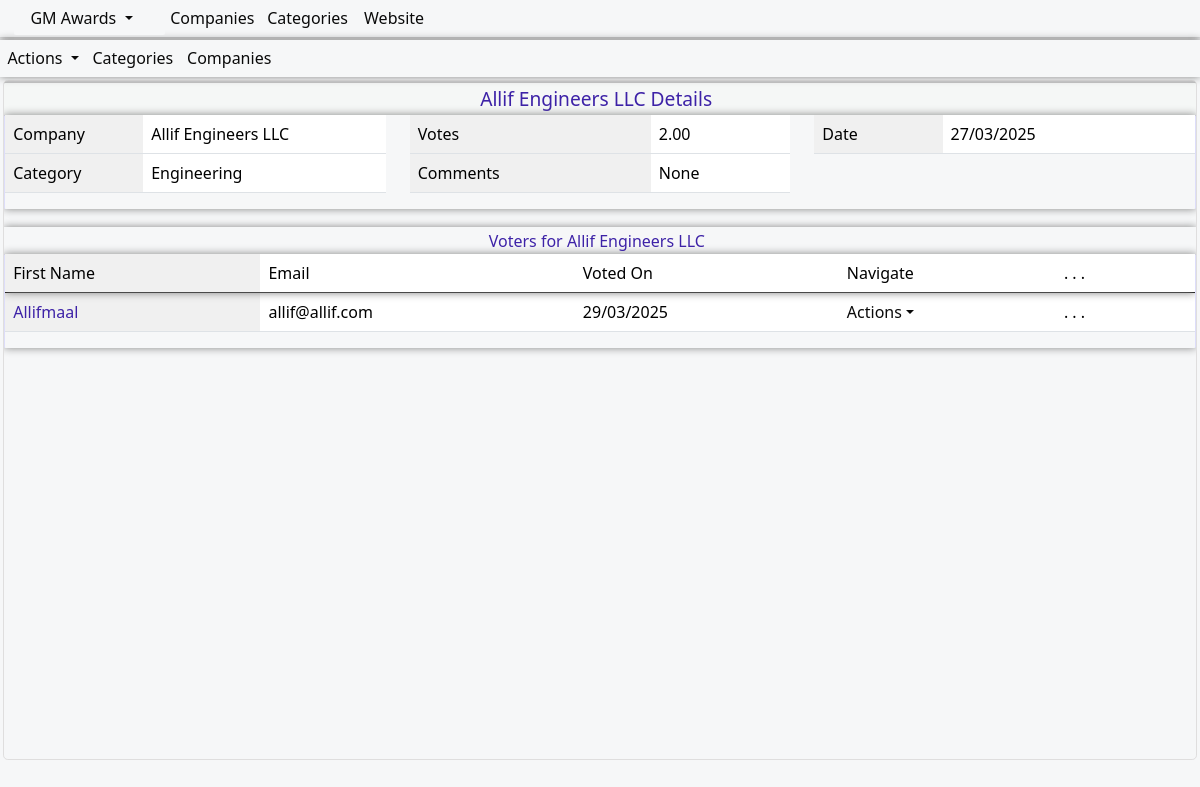
The page /Company/Details/15/ (signed in) on the database as committed earlier.
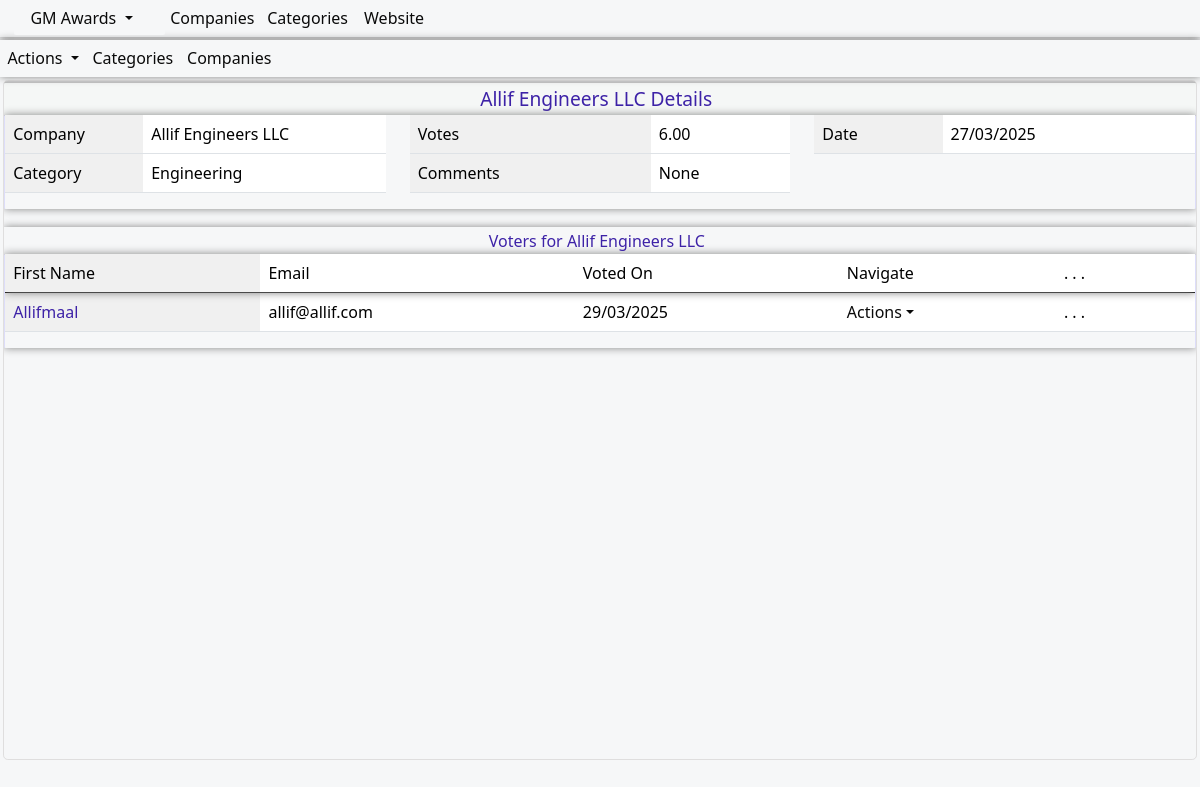
The same page on the database as committed later.
### awards/models.py (models this page shows)
class CompaniesModel(models.Model):
    name= models.CharField(max_length=100,blank=False,null=True,unique=True)
    category = models.ForeignKey(CategoriesModel, on_delete=models.PROTECT, related_name='categores',null=False,blank=False)
    comments= models.CharField(null=True, blank=True, max_length=30,default="No Comments")
    date=models.DateField(blank=True,null=True,auto_now_add=True)
    votes=models.IntegerField(blank=True,null=True,default=0)
    voter= models.ManyToManyField(User,related_name='votersusers',blank=True)
    add_date = models.DateField(null=True, blank=True)
    def __str__(self):
        return str(self.name)

class CategoriesModel(models.Model):
    name= models.CharField(max_length=30,blank=False,null=True)
    comments= models.CharField(null=True, blank=True, max_length=30)
    date=models.DateField(blank=True,null=True,auto_now_add=True)
    voter= models.ManyToManyField(User,related_name='votercategories',blank=True)
    votes=models.IntegerField(blank=True,null=True,default=0)
    def __str__(self):
        return str(self.name)

### loginapp/decorators.py (the view)
    def allif_wrapper_func(request,*args,**kwargs):
        usernme=request.user
        if usernme.user_category=="owner" or usernme.user_category=="ceo" or usernme.is_superuser==True:
            return allif_param_func(request,*args,**kwargs)
        else:
            return render(request,'loginapp/permissions/no_permission.html')

### awards/views.py (called while the page is built)
@login_required(login_url='loginapp:userLoginPage')
@logged_in_user_is_owner_ceo
def companyDetails(request,pk):
    try:
        title="Company Details"
        allifquery=CompaniesModel.objects.filter(id=pk).first()
        allifqueryset=allifquery.voter.all()
        context = {
            "title":title,
            "allifquery":allifquery,
            "allifquery":allifquery,
            "allifqueryset":allifqueryset,
        }
        return render(request,'awards/companies/company-details.html',context)
    except Exception as ex:
        error_context={'error_message': ex,}
        return render(request,'awards/error/error.html',error_context)

### awards/templates/awards/companies/company-details.html (shortened to what this page needs)
{% extends 'awards/base/uimainbase/allifmaaluibase_public.html'%}
{% load humanize %}
{% block body %}
<div class="allifmaal-main-container">
<div class="card-header">
<div class="row mt-12" >
<div class="col-md-12">
<div class="container-fluid amel-content-header">
<div class="dropdown allifmaal-content-dropdown">
  <a class="dropdown-toggle" type="button" id="dropdownMenuButton1" data-bs-toggle="dropdown" aria-expanded="false">
  Actions
  </a>
</div>
<a href="{% url 'awards:categories' %}">Categories</a>
<a href="{% url 'awards:companies' %}">Companies</a>
</div>
    </div>
  </div>
</div>
  <div class="allifmaincontainer">
<div class="row mt-12">
  <div class="table-details-content-description">{{allifquery}} Details</div>
  <div class="col-md-12">
  <div class="allif-scroll-table">
    <div class="allif-info-tables">
      <div class="row">
  <div class="col-md-4">
      <div class="table-responsive">
      <table class="table table-layout">
      <tbody>
      <tr>
        <td class="allif-fix-table-col">Company</td>
        <td>{{allifquery.name}}</td>
        </tr>
        <tr>
          <td class="allif-fix-table-col">Category</td>
          <td>{{allifquery.category}}</td>
          </tr>
        </tbody>
        </table>
      </div>
        </div>
     <div class="col-md-4">
       <div class="allif-details-card table-responsive">
       <table class="table table-layout">
        <tbody>
            <tr>
              <td class="allif-fix-table-col">Votes</td>
              <td>{{allifquery.votes|floatformat:2|intcomma}}</td>
              </tr>
              <tr>
                <td class="allif-fix-table-col">Comments</td>
                <td>{{allifquery.comments}}</td>
                </tr>
          </tbody>
          </table>
          </div>
          </div>
     <div class="col-md-4">
      <div class="allif-details-card table-responsive">
       <table class="table table-layout">
        <tbody>
        <tr>
          <td class="allif-fix-table-col">Date</td>
          <td>{{allifquery.date|date:'d/m/Y'}}</td>
          </tr>
          </tbody>
          </table>
  </div>
    </div>
    </div>
        </div>
</div>
</div>
</div>
<div class="row mt-12">
  <div class="col-md-12">
    <div class="table-content-description"> <a href="" class="allif-table-links"> Voters for {{allifquery}}</a> </div>
  <div class="allif-scroll-table">
    <div class="table-responsive allif-full-table">
    <table class="table table-layout">
      <thead>
        <tr class="allif-table-header-row">
        <td class="allif-fix-table-col">First Name</td>
        <td>Email</td>
        <td>Voted On</td>
        <td>Navigate</td>
        <td> . . . </td>
        <td></td>
        </tr>
        </thead>
        <tbody class="allif-table-body">
        {% for item in allifqueryset %}
        <tr data-id="{{item.id}}">
        <td class="allif-fix-table-col"><a class="allif-table-links" href="">{{item.first_name}}</a></td>
        <td>{{item.email}}</td>
        <td>{{item.date|date:'d/m/Y'}}</td>
        <td>
          <div class="dropdown allifmaal-content-dropdown">
            <a href="#" onclick="showDropdown(event, this)" class="dropdown-toggle dropdown-item" type="button" id="dropdownMenuButton1" data-bs-toggle="dropdown" aria-expanded="false">Actions</a>
          </div>
        </td>
       <td> . . . </td>
       <td></td>
      </tr>
      {% endfor %}
      </tbody>
    </table>
    </div>
   </div>
</div>
</div>
</div>
</div>
   {% endblock %}

Rows that differ between the two databases and show on the page:
changed CompaniesModel "Allif Engineers LLC": votes "2.00" → "6.00"
